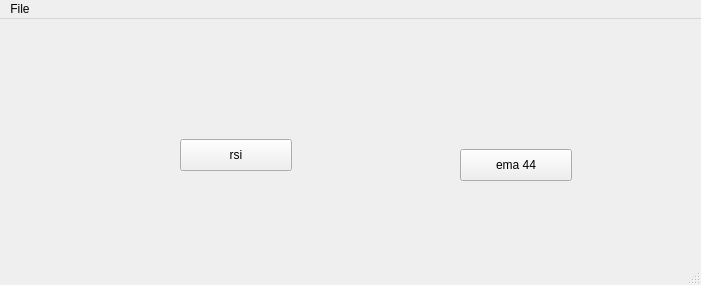
<?xml version="1.0" encoding="UTF-8"?>
<ui version="4.0">
 <class>MainWindow</class>
 <widget class="QMainWindow" name="MainWindow">
  <property name="geometry">
   <rect>
    <x>0</x>
    <y>0</y>
    <width>701</width>
    <height>285</height>
   </rect>
  </property>
  <property name="windowTitle">
   <string>StockAdvisor Home</string>
  </property>
  <widget class="QWidget" name="centralwidget">
   <widget class="QPushButton" name="rsiBtn">
    <property name="geometry">
     <rect>
      <x>180</x>
      <y>120</y>
      <width>112</width>
      <height>32</height>
     </rect>
    </property>
    <property name="text">
     <string>rsi</string>
    </property>
   </widget>
   <widget class="QPushButton" name="ema44Btn">
    <property name="geometry">
     <rect>
      <x>460</x>
      <y>130</y>
      <width>112</width>
      <height>32</height>
     </rect>
    </property>
    <property name="text">
     <string>ema 44</string>
    </property>
   </widget>
  </widget>
  <widget class="QMenuBar" name="menubar">
   <property name="geometry">
    <rect>
     <x>0</x>
     <y>0</y>
     <width>701</width>
     <height>22</height>
    </rect>
   </property>
   <widget class="QMenu" name="menuFile">
    <property name="title">
     <string>File</string>
    </property>
    <addaction name="separator"/>
    <addaction name="actionExit"/>
   </widget>
   <addaction name="menuFile"/>
  </widget>
  <widget class="QStatusBar" name="statusbar"/>
  <action name="actionExit">
   <property name="text">
    <string>Exit</string>
   </property>
  </action>
 </widget>
 <resources/>
 <connections/>
</ui>
